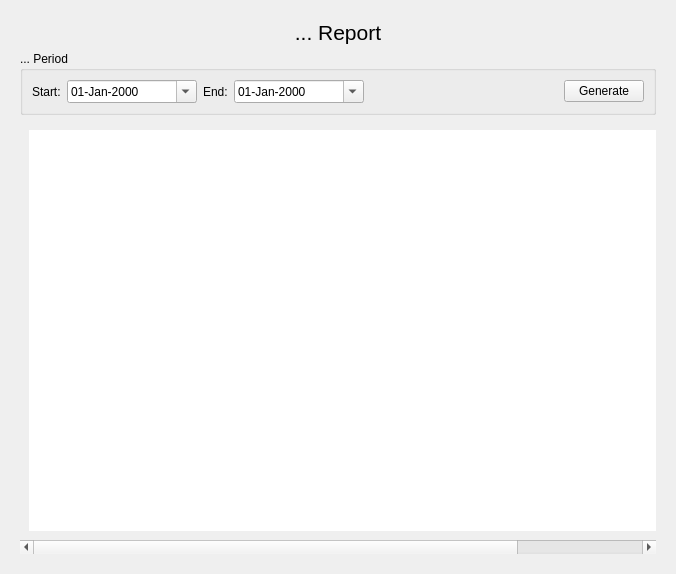
<?xml version="1.0" encoding="UTF-8"?>
<ui version="4.0">
 <class>ReportingWidget</class>
 <widget class="QWidget" name="ReportingWidget">
  <property name="geometry">
   <rect>
    <x>0</x>
    <y>0</y>
    <width>676</width>
    <height>574</height>
   </rect>
  </property>
  <property name="windowTitle">
   <string>Form</string>
  </property>
  <property name="styleSheet">
   <string notr="true">QWidget #scrollAreaWidgetContents_2 { border : 3px ridge rgb(160, 160, 160) };</string>
  </property>
  <layout class="QVBoxLayout" name="verticalLayout_2">
   <property name="spacing">
    <number>6</number>
   </property>
   <property name="margin">
    <number>20</number>
   </property>
   <item>
    <widget class="QLabel" name="reportLabel">
     <property name="font">
      <font>
       <pointsize>16</pointsize>
      </font>
     </property>
     <property name="text">
      <string>... Report</string>
     </property>
     <property name="alignment">
      <set>Qt::AlignCenter</set>
     </property>
    </widget>
   </item>
   <item>
    <widget class="QGroupBox" name="reportPeriod">
     <property name="title">
      <string>... Period</string>
     </property>
     <layout class="QHBoxLayout" name="horizontalLayout">
      <item>
       <widget class="QLabel" name="startReportLabel">
        <property name="text">
         <string>Start:</string>
        </property>
       </widget>
      </item>
      <item>
       <widget class="QDateEdit" name="startReportDate">
        <property name="sizePolicy">
         <sizepolicy hsizetype="Fixed" vsizetype="Fixed">
          <horstretch>0</horstretch>
          <verstretch>0</verstretch>
         </sizepolicy>
        </property>
        <property name="minimumSize">
         <size>
          <width>130</width>
          <height>0</height>
         </size>
        </property>
        <property name="displayFormat">
         <string>dd-MMM-yyyy</string>
        </property>
        <property name="calendarPopup">
         <bool>true</bool>
        </property>
       </widget>
      </item>
      <item>
       <widget class="QLabel" name="endReportLabel">
        <property name="text">
         <string>End:</string>
        </property>
       </widget>
      </item>
      <item>
       <widget class="QDateEdit" name="endReportDate">
        <property name="sizePolicy">
         <sizepolicy hsizetype="Fixed" vsizetype="Fixed">
          <horstretch>0</horstretch>
          <verstretch>0</verstretch>
         </sizepolicy>
        </property>
        <property name="minimumSize">
         <size>
          <width>130</width>
          <height>0</height>
         </size>
        </property>
        <property name="displayFormat">
         <string>dd-MMM-yyyy</string>
        </property>
        <property name="calendarPopup">
         <bool>true</bool>
        </property>
       </widget>
      </item>
      <item>
       <spacer name="horizontalSpacer_2">
        <property name="orientation">
         <enum>Qt::Horizontal</enum>
        </property>
        <property name="sizeHint" stdset="0">
         <size>
          <width>40</width>
          <height>20</height>
         </size>
        </property>
       </spacer>
      </item>
      <item>
       <widget class="QPushButton" name="generateReportButton">
        <property name="text">
         <string>Generate</string>
        </property>
       </widget>
      </item>
     </layout>
    </widget>
   </item>
   <item>
    <widget class="QScrollArea" name="ReportScroll">
     <property name="frameShape">
      <enum>QFrame::Panel</enum>
     </property>
     <property name="frameShadow">
      <enum>QFrame::Plain</enum>
     </property>
     <property name="lineWidth">
      <number>0</number>
     </property>
     <property name="midLineWidth">
      <number>1</number>
     </property>
     <property name="verticalScrollBarPolicy">
      <enum>Qt::ScrollBarAlwaysOff</enum>
     </property>
     <property name="widgetResizable">
      <bool>true</bool>
     </property>
     <property name="alignment">
      <set>Qt::AlignCenter</set>
     </property>
     <widget class="QWidget" name="scrollAreaWidgetContents_2">
      <property name="geometry">
       <rect>
        <x>0</x>
        <y>0</y>
        <width>800</width>
        <height>416</height>
       </rect>
      </property>
      <property name="sizePolicy">
       <sizepolicy hsizetype="Fixed" vsizetype="Preferred">
        <horstretch>0</horstretch>
        <verstretch>0</verstretch>
       </sizepolicy>
      </property>
      <property name="minimumSize">
       <size>
        <width>800</width>
        <height>0</height>
       </size>
      </property>
      <property name="styleSheet">
       <string notr="true">QWidget #scrollAreaWidgetContents_2 { background-color: white};</string>
      </property>
      <layout class="QVBoxLayout" name="verticalLayout">
       <item>
        <widget class="QTextBrowser" name="reportBrowser">
         <property name="frameShape">
          <enum>QFrame::Panel</enum>
         </property>
         <property name="frameShadow">
          <enum>QFrame::Plain</enum>
         </property>
         <property name="lineWidth">
          <number>0</number>
         </property>
         <property name="midLineWidth">
          <number>1</number>
         </property>
        </widget>
       </item>
      </layout>
     </widget>
    </widget>
   </item>
  </layout>
 </widget>
 <tabstops>
  <tabstop>generateReportButton</tabstop>
  <tabstop>startReportDate</tabstop>
  <tabstop>endReportDate</tabstop>
  <tabstop>reportBrowser</tabstop>
  <tabstop>ReportScroll</tabstop>
 </tabstops>
 <resources/>
 <connections/>
</ui>
